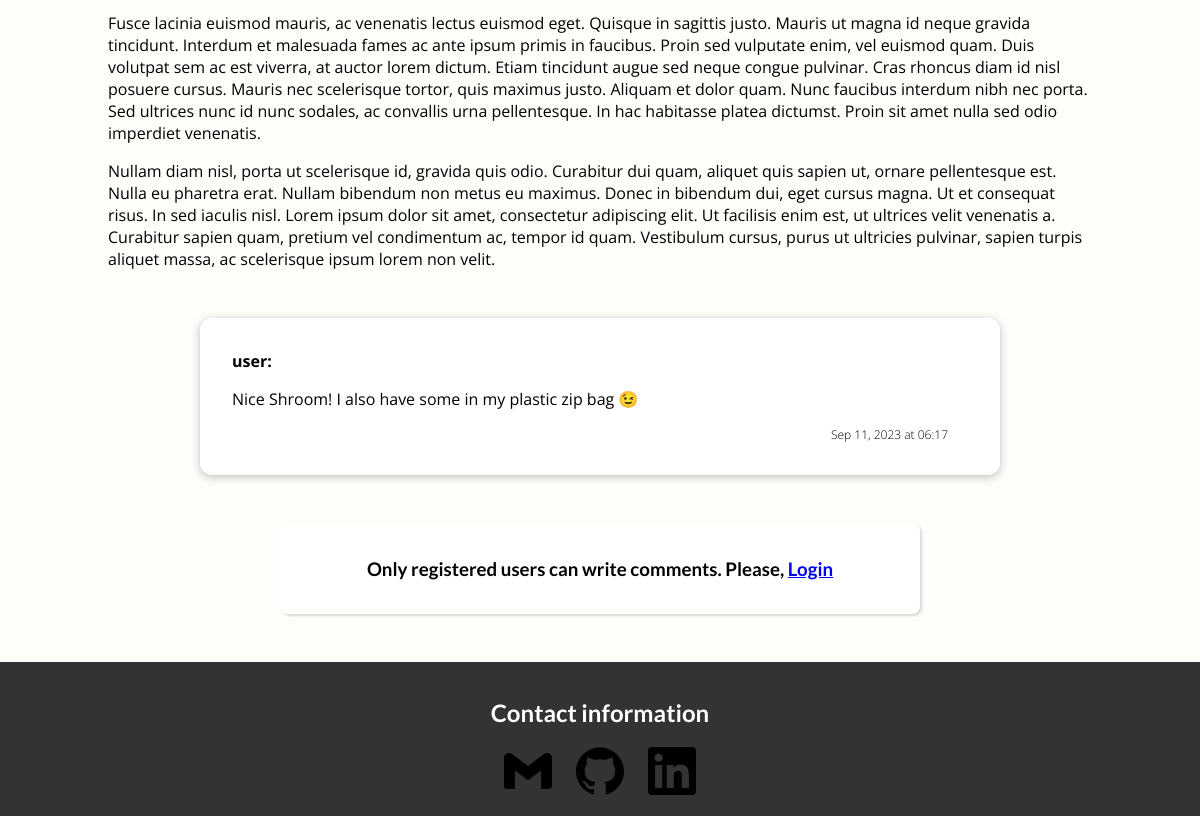
The page /posts/shrooms (lower part) on the database as committed earlier.
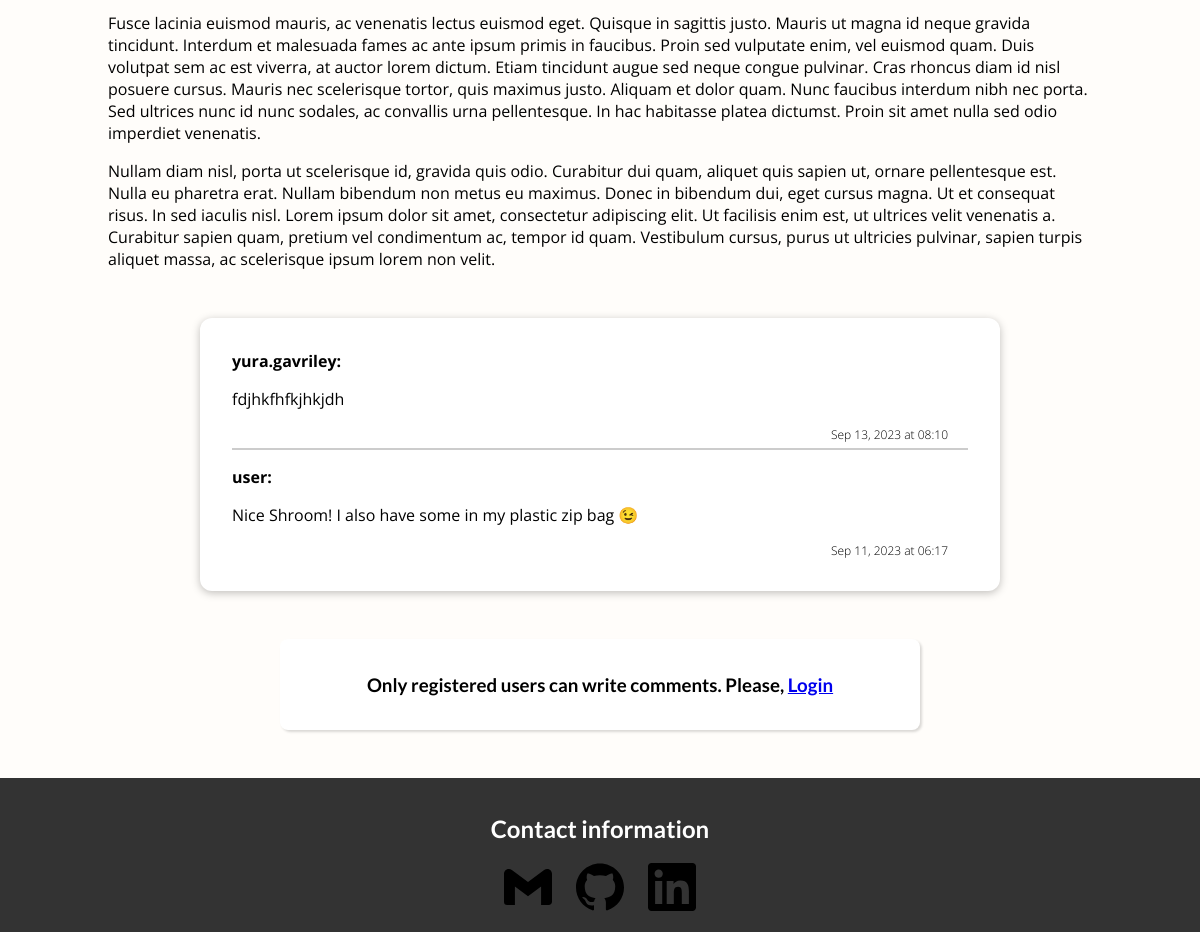
The same page on the database as committed later.
### main_app/models.py (models this page shows, shortened)
class Comment(models.Model):
    comment = models.TextField(max_length=500)
    user_name = models.CharField(max_length=65)
    user_email = models.EmailField()
    date = models.DateTimeField(auto_now_add=True)
    post = models.ForeignKey(Post, on_delete=models.CASCADE, related_name="comments")
    class Meta:
        ordering = ["date"]

### main_app/views.py (the view, shortened to what this page needs)
# urls.py: path("posts/<slug:slug>", views.SinglePostView.as_view(), name="single-post"),
class SinglePostView(View):
    def is_saved_post(self, request, post_slug):
        if request.user.is_authenticated:
            username = request.user.username
            record = UserData.objects.get(username=username)
            stored_posts = record.stored_posts
        else:
            stored_posts = request.session.get("stored_posts")
        if stored_posts is not None:
            is_saved = post_slug in stored_posts
        else:
            is_saved = False
        return is_saved
    def get(self, request, slug):
        post = Post.objects.get(slug=slug)
        comments = Comment.objects.filter(post=post)
        context = {}
        context["post"] = post
        context["comments"] = comments.order_by("-date")
        context["comment_form"] = CommentForm()
        context["is_saved_post"] = self.is_saved_post(request, post.slug)
        return render(request, "main_app/post-detail.html", context)

### main_app/models.py (called while the page is built)
    def full_name(self):
        return f"{self.first_name} {self.last_name}"

    def __str__(self):
        return self.full_name()

### main_app/templates/main_app/post-detail.html (shortened to what this page needs)
{% extends 'base.html' %}
{% load static %}
{% load socialaccount %}
{% block css_files%}
    <link rel="stylesheet" href="{% static "main_app/post-detail.css" %}">
{% endblock %}
{% block content %}
    <main>
        <p>
        {{ post.content|linebreaks }}
        </p>
    </main>
    <section id="comments">
        <ul>
            {% for comment in comments %}
                <li>
                    <p><span>{{ comment.user_name }}:</span> {{ comment.comment|linebreaks }}</p>
                    <div id="comment-date">
                        <time class="comment-time">{{ comment.date|date:"M d, Y" }} at {{ comment.date|date:"H:i" }}</time>
                    </div>
                </li>
            {% endfor %}
        </ul>
    </section>
    <section id="comment-form">
        {% if user.is_authenticated %}
            <form action="{% url "single-post" post.slug %}" method="POST">
                {% csrf_token %}
                {% for form_field in comment_form %}
                    <div class="form-control {% if form_field.errors %}invalid{% endif %}">
                        {{ form_field.label_tag }}
                        {{ form_field }}
                        {{ form_field.errors }}
                    </div>
                {% endfor %}
                <button>Save Comment</button>
            </form>
        {% else %}
            <h3>Only registered users can write comments. Please,
                <a href="{% provider_login_url "google" %}?next={% url "single-post" post.slug %}">Login</a></h3>
        {% endif %}
    </section>
{% endblock %}

Rows that differ between the two databases and show on the page:
added Comment: user_name "yura.gavriley", comment "fdjhkfhfkjhkjdh", date "Sep 13, 2023", date "08:10"
